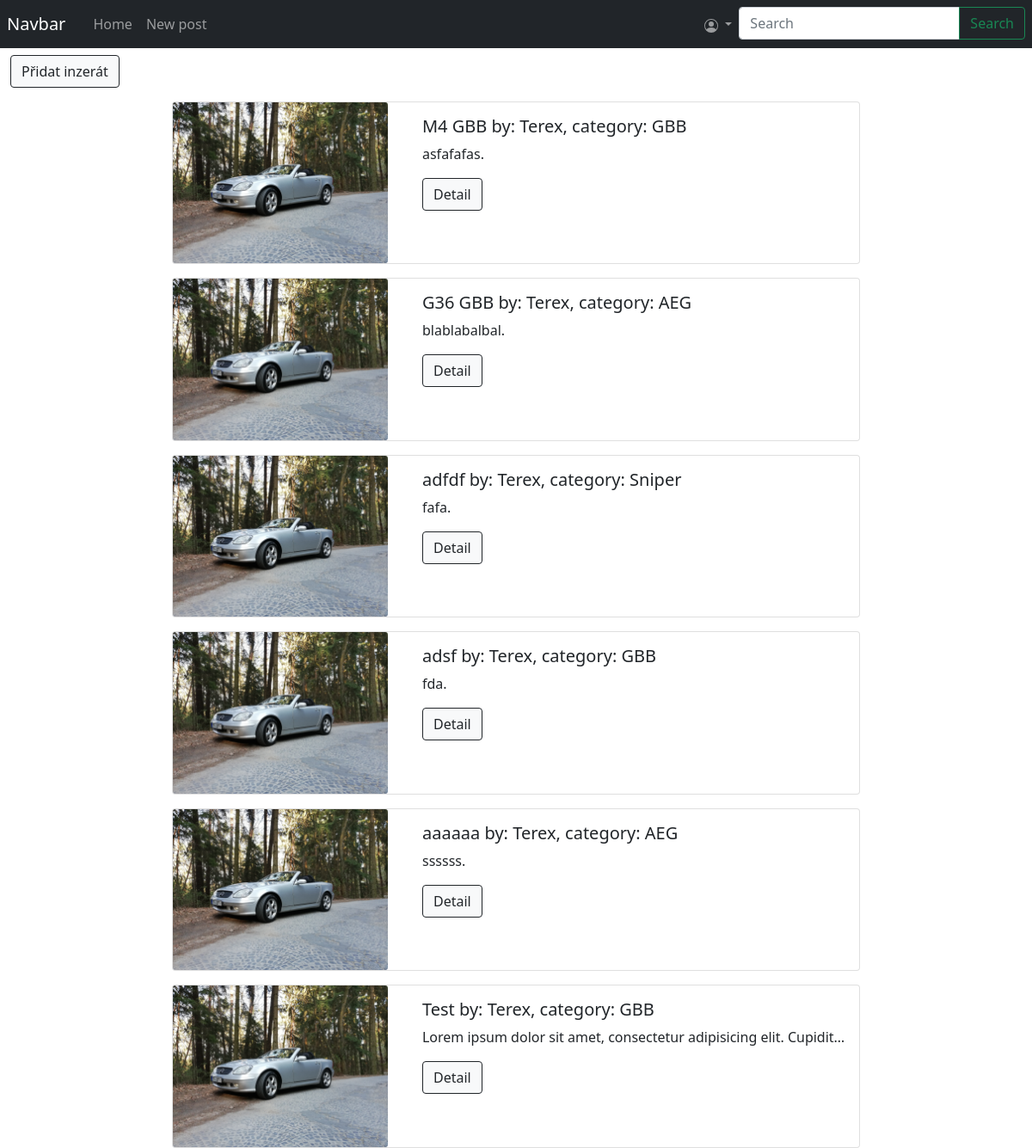
/user/Terex (signed in), run on the app's committed database.
### app/models.py (models this page shows, shortened)
class APIMixin(object):
    @staticmethod
    def to_collection_dict(query):
        resources = query.paginate()
        print(resources)
        data = {
            'items': [item.to_dict() for item in resources.items]
            }
        return data

class Post(APIMixin, db.Model):
    id = db.Column(db.Integer, primary_key = True)
    user_id = db.Column(db.Integer, ForeignKey("user.id"))
    title = db.Column(db.String(64), index = True)
    category_id = db.Column(db.Integer,ForeignKey("category.id"), default = 1)
    body = db.Column(db.String(256))
    price = db.Column(db.Integer, default = 0)
    PSC = db. Column(db.Integer)
    date_added = db.Column(db.DateTime, default = datetime.utcnow)

class User(APIMixin, UserMixin, db.Model):
    id = db.Column(db.Integer, primary_key = True)
    username = db.Column(db.String(64), index = True, unique = True)
    email = db.Column(db.String(64), index = True, unique = True)
    mobile = db.Column(db.String(64), index = True, unique = True)
    password_hash = db.Column(db.String(128))
    posts = db.relationship("Post", backref="parrent", lazy = "dynamic")

class Category(db.Model):
    id = db.Column(db.Integer, primary_key = True)
    name = db.Column(db.String(64))
    image = db.Column(db.String(64), default = "")
    postCat = db.relationship("Post", backref="postCat", lazy = "dynamic")

### app/routes.py (the view)
@app.route("/user/<username>", methods = ["GET"])
@login_required
def user_profile(username):
    user_posts = Post.query.filter(Post.user_id == current_user.id)
    return render_template("user_profile.html", user_posts = user_posts)

### app/models.py (called while the page is built)
@login.user_loader
def load_user(id):
    return User.query.get(int(id))

### app/routes.py (called while the page is built)
@app.before_request
def make_session_permanent():
    session.permanent = False
    app.permanent_session_lifetime = timedelta(minutes = 10)

### app/templates/user_profile.html
{% extends "base.html" %}
{% block content %}
<div class="row justify-content-center mt-sm-2">
    <form action="{{url_for("new_post")}}">
        <button class="btn btn-light btn-outline-dark" type="submit">Přidat inzerát</button>
    </form>
</div>
{% for post in user_posts %}
{% include "_post.html" %}
{% endfor %}
{% endblock %}

### app/templates/_post.html (shortened to what this page needs)
<div class="row justify-content-center mt-sm-2">
<br>
<div class="row justify-content-center mt-sm-2 no-gutters">
    <div class="card p-0" style="width: 800px;">
        <div class="row no-gutters">
            <div class="col-sm-4">
                <img class="card-img" src="{{url_for('static',filename = 'pictures/slk.jpg')}}" alt="">
            </div>
            <div class="col-sm-8">
                <div class="card-body">
                    <h5 class="card-title" >{{post.title}} by: {{post.parrent.username}}, category: {{ post.postCat.name }}</h5>
                    <p class="card-text col-2 text-truncate" style="width:100% ;">{{post.body}}.</p>
                    <button type="button" class="btn btn-light btn-outline-dark" data-toggle="modal" data-target="#id{{post.id}}">
                        Detail
                    </button>
                </div>
            </div>
        </div>
    </div>
</div>

### data on the page
Post: title "M4 GBB", parrent.username "Terex", postCat.name "GBB", body "asfafafas"
Post: title "G36 GBB", parrent.username "Terex", postCat.name "AEG", body "blablabalbal"
Post: title "adfdf", parrent.username "Terex", postCat.name "Sniper", body "fafa"
Post: title "adsf", parrent.username "Terex", postCat.name "GBB", body "fda"
Post: title "aaaaaa", parrent.username "Terex", postCat.name "AEG", body "ssssss"
Post: title "Test", parrent.username "Terex", postCat.name "GBB", body "Lorem ipsum dolor sit amet, consectetur adipisicing elit. Cupidit…"
